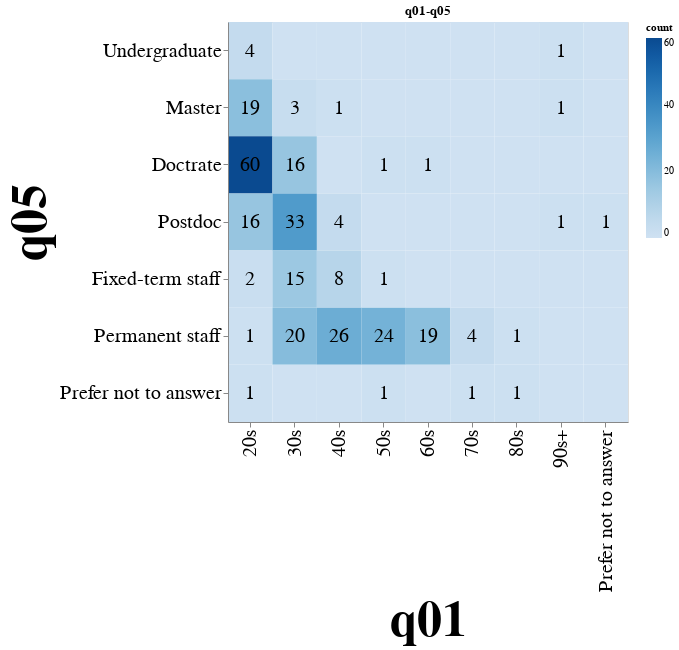
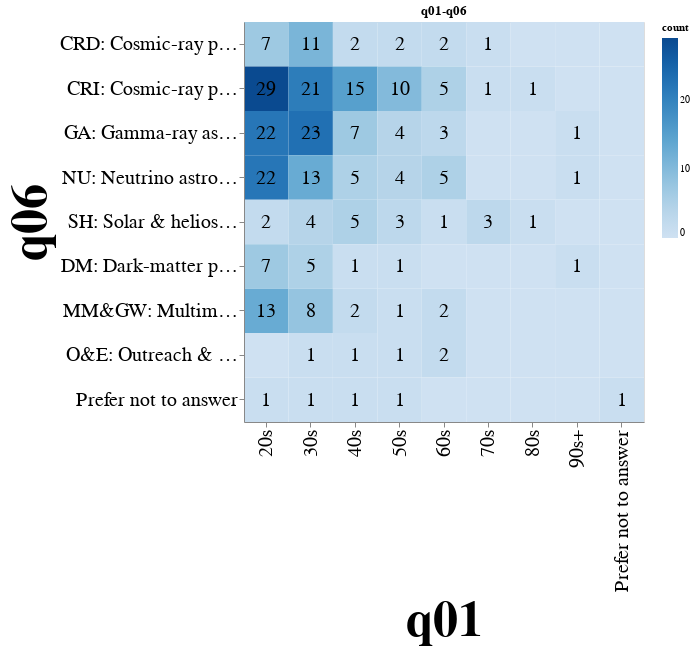
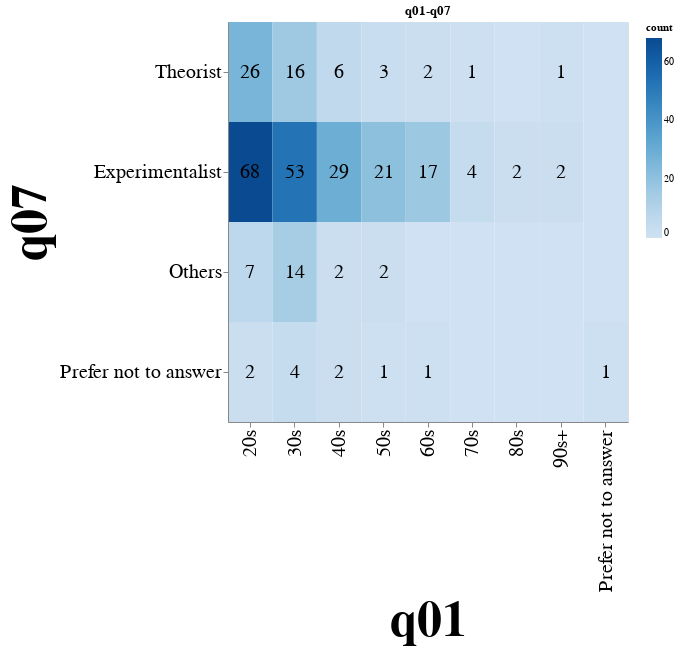
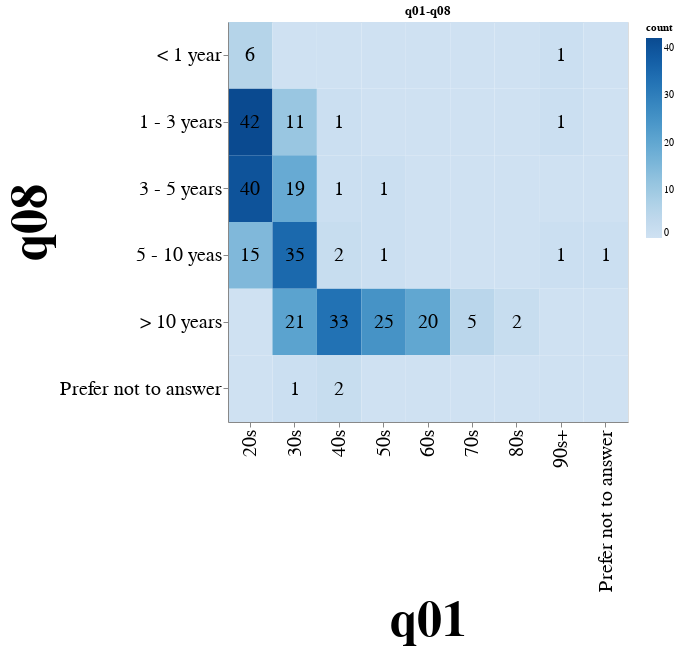

The notebook cell saved with these charts, in order:
### Code cell
for name, hm in heatmaps.items():
    if name in list(p005.questions):
        hm.properties(
            title=name,
            width=400,
            height=400,
        ).display()

### Figure 1 — Vega-Lite specification as saved in the notebook (floating-point values rounded to 4 significant figures)
{"config": {"view": {"continuousWidth": 300, "continuousHeight": 300}}, "layer": [{"mark": {"type": "rect"}, "encoding": {"color": {"field": "count", "scale": {"scheme": "blues"}, "type": "quantitative"}, "x": {"axis": {"labelFontSize": 20, "titleFontSize": 50}, "field": "q01", "sort": ["10s", "20s", "30s", "40s", "50s", "60s", "70s", "80s", "90s+", "Prefer not to answer"], "type": "ordinal"}, "y": {"axis": {"labelFontSize": 20, "titleFontSize": 50}, "field": "q05", "sort": ["Undergraduate", "Master", "Doctrate", "Postdoc", "Fixed-term staff", "Permanent staff", "Prefer not to answer"], "type": "ordinal"}}}, {"mark": {"type": "text", "fontSize": 20}, "encoding": {"text": {"condition": {"test": "(datum['count'] > 0)", "field": "count", "type": "quantitative"}, "value": ""}, "x": {"axis": {"labelFontSize": 20, "titleFontSize": 50}, "field": "q01", "sort": ["10s", "20s", "30s", "40s", "50s", "60s", "70s", "80s", "90s+", "Prefer not to answer"], "type": "ordinal"}, "y": {"axis": {"labelFontSize": 20, "titleFontSize": 50}, "field": "q05", "sort": ["Undergraduate", "Master", "Doctrate", "Postdoc", "Fixed-term staff", "Permanent staff", "Prefer not to answer"], "type": "ordinal"}}}], "data": {"name": "data-2e86e89dd56ddca1cc87e774213b5e35"}, "height": 400, "title": "q01-q05", "width": 400, "$schema": "https://vega.github.io/schema/vega-lite/v5.8.0.json", "datasets": {"data-2e86e89dd56ddca1cc87e774213b5e35": [{"q01": "20s", "q05": "Undergraduate", "count": 4}, {"q01": "30s", "q05": "Undergraduate", "count": 0}, {"q01": "40s", "q05": "Undergraduate", "count": 0}, {"q01": "50s", "q05": "Undergraduate", "count": 0}, {"q01": "60s", "q05": "Undergraduate", "count": 0}, {"q01": "70s", "q05": "Undergraduate", "count": 0}, {"q01": "80s", "q05": "Undergraduate", "count": 0}, {"q01": "90s+", "q05": "Undergraduate", "count": 1}, {"q01": "Prefer not to answer", "q05": "Undergraduate", "count": 0}, {"q01": "20s", "q05": "Master", "count": 19}, {"q01": "30s", "q05": "Master", "count": 3}, {"q01": "40s", "q05": "Master", "count": 1}, {"q01": "50s", "q05": "Master", "count": 0}, {"q01": "60s", "q05": "Master", "count": 0}, {"q01": "70s", "q05": "Master", "count": 0}, {"q01": "80s", "q05": "Master", "count": 0}, {"q01": "90s+", "q05": "Master", "count": 1}, {"q01": "Prefer not to answer", "q05": "Master", "count": 0}, {"q01": "20s", "q05": "Doctrate", "count": 60}, {"q01": "30s", "q05": "Doctrate", "count": 16}, {"q01": "40s", "q05": "Doctrate", "count": 0}, {"q01": "50s", "q05": "Doctrate", "count": 1}, {"q01": "60s", "q05": "Doctrate", "count": 1}, {"q01": "70s", "q05": "Doctrate", "count": 0}, {"q01": "80s", "q05": "Doctrate", "count": 0}, {"q01": "90s+", "q05": "Doctrate", "count": 0}, {"q01": "Prefer not to answer", "q05": "Doctrate", "count": 0}, {"q01": "20s", "q05": "Postdoc", "count": 16}, {"q01": "30s", "q05": "Postdoc", "count": 33}, {"q01": "40s", "q05": "Postdoc", "count": 4}, {"q01": "50s", "q05": "Postdoc", "count": 0}, {"q01": "60s", "q05": "Postdoc", "count": 0}, {"q01": "70s", "q05": "Postdoc", "count": 0}, {"q01": "80s", "q05": "Postdoc", "count": 0}, {"q01": "90s+", "q05": "Postdoc", "count": 1}, {"q01": "Prefer not to answer", "q05": "Postdoc", "count": 1}, {"q01": "20s", "q05": "Fixed-term staff", "count": 2}, {"q01": "30s", "q05": "Fixed-term staff", "count": 15}, {"q01": "40s", "q05": "Fixed-term staff", "count": 8}, {"q01": "50s", "q05": "Fixed-term staff", "count": 1}, {"q01": "60s", "q05": "Fixed-term staff", "count": 0}, {"q01": "70s", "q05": "Fixed-term staff", "count": 0}, {"q01": "80s", "q05": "Fixed-term staff", "count": 0}, {"q01": "90s+", "q05": "Fixed-term staff", "count": 0}, {"q01": "Prefer not to answer", "q05": "Fixed-term staff", "count": 0}, {"q01": "20s", "q05": "Permanent staff", "count": 1}, {"q01": "30s", "q05": "Permanent staff", "count": 20}, {"q01": "40s", "q05": "Permanent staff", "count": 26}, {"q01": "50s", "q05": "Permanent staff", "count": 24}, {"q01": "60s", "q05": "Permanent staff", "count": 19}, {"q01": "70s", "q05": "Permanent staff", "count": 4}, {"q01": "80s", "q05": "Permanent staff", "count": 1}, {"q01": "90s+", "q05": "Permanent staff", "count": 0}, {"q01": "Prefer not to answer", "q05": "Permanent staff", "count": 0}, {"q01": "20s", "q05": "Prefer not to answer", "count": 1}, {"q01": "30s", "q05": "Prefer not to answer", "count": 0}, {"q01": "40s", "q05": "Prefer not to answer", "count": 0}, {"q01": "50s", "q05": "Prefer not to answer", "count": 1}, {"q01": "60s", "q05": "Prefer not to answer", "count": 0}, {"q01": "70s", "q05": "Prefer not to answer", "count": 1}, {"q01": "80s", "q05": "Prefer not to answer", "count": 1}, {"q01": "90s+", "q05": "Prefer not to answer", "count": 0}, {"q01": "Prefer not to answer", "q05": "Prefer not to answer", "count": 0}]}}

### Figure 2 — Vega-Lite specification as saved in the notebook (floating-point values rounded to 4 significant figures)
{"config": {"view": {"continuousWidth": 300, "continuousHeight": 300}}, "layer": [{"mark": {"type": "rect"}, "encoding": {"color": {"field": "count", "scale": {"scheme": "blues"}, "type": "quantitative"}, "x": {"axis": {"labelFontSize": 20, "titleFontSize": 50}, "field": "q01", "sort": ["10s", "20s", "30s", "40s", "50s", "60s", "70s", "80s", "90s+", "Prefer not to answer"], "type": "ordinal"}, "y": {"axis": {"labelFontSize": 20, "titleFontSize": 50}, "field": "q06", "sort": ["CRD: Cosmic-ray physics (Direct)", "CRI: Cosmic-ray physics (Indirect)", "GA: Gamma-ray astronomy", "NU: Neutrino astronomy & physics", "SH: Solar & heliospheric physics", "DM: Dark-matter physics", "MM&GW: Multimessenger & gravitational wave", "O&E: Outreach & education", "Prefer not to answer"], "type": "ordinal"}}}, {"mark": {"type": "text", "fontSize": 20}, "encoding": {"text": {"condition": {"test": "(datum['count'] > 0)", "field": "count", "type": "quantitative"}, "value": ""}, "x": {"axis": {"labelFontSize": 20, "titleFontSize": 50}, "field": "q01", "sort": ["10s", "20s", "30s", "40s", "50s", "60s", "70s", "80s", "90s+", "Prefer not to answer"], "type": "ordinal"}, "y": {"axis": {"labelFontSize": 20, "titleFontSize": 50}, "field": "q06", "sort": ["CRD: Cosmic-ray physics (Direct)", "CRI: Cosmic-ray physics (Indirect)", "GA: Gamma-ray astronomy", "NU: Neutrino astronomy & physics", "SH: Solar & heliospheric physics", "DM: Dark-matter physics", "MM&GW: Multimessenger & gravitational wave", "O&E: Outreach & education", "Prefer not to answer"], "type": "ordinal"}}}], "data": {"name": "data-48ddce06c217497b566d8c092aad783f"}, "height": 400, "title": "q01-q06", "width": 400, "$schema": "https://vega.github.io/schema/vega-lite/v5.8.0.json", "datasets": {"data-48ddce06c217497b566d8c092aad783f": [{"q01": "20s", "q06": "CRD: Cosmic-ray physics (Direct)", "count": 7}, {"q01": "30s", "q06": "CRD: Cosmic-ray physics (Direct)", "count": 11}, {"q01": "40s", "q06": "CRD: Cosmic-ray physics (Direct)", "count": 2}, {"q01": "50s", "q06": "CRD: Cosmic-ray physics (Direct)", "count": 2}, {"q01": "60s", "q06": "CRD: Cosmic-ray physics (Direct)", "count": 2}, {"q01": "70s", "q06": "CRD: Cosmic-ray physics (Direct)", "count": 1}, {"q01": "80s", "q06": "CRD: Cosmic-ray physics (Direct)", "count": 0}, {"q01": "90s+", "q06": "CRD: Cosmic-ray physics (Direct)", "count": 0}, {"q01": "Prefer not to answer", "q06": "CRD: Cosmic-ray physics (Direct)", "count": 0}, {"q01": "20s", "q06": "CRI: Cosmic-ray physics (Indirect)", "count": 29}, {"q01": "30s", "q06": "CRI: Cosmic-ray physics (Indirect)", "count": 21}, {"q01": "40s", "q06": "CRI: Cosmic-ray physics (Indirect)", "count": 15}, {"q01": "50s", "q06": "CRI: Cosmic-ray physics (Indirect)", "count": 10}, {"q01": "60s", "q06": "CRI: Cosmic-ray physics (Indirect)", "count": 5}, {"q01": "70s", "q06": "CRI: Cosmic-ray physics (Indirect)", "count": 1}, {"q01": "80s", "q06": "CRI: Cosmic-ray physics (Indirect)", "count": 1}, {"q01": "90s+", "q06": "CRI: Cosmic-ray physics (Indirect)", "count": 0}, {"q01": "Prefer not to answer", "q06": "CRI: Cosmic-ray physics (Indirect)", "count": 0}, {"q01": "20s", "q06": "GA: Gamma-ray astronomy", "count": 22}, {"q01": "30s", "q06": "GA: Gamma-ray astronomy", "count": 23}, {"q01": "40s", "q06": "GA: Gamma-ray astronomy", "count": 7}, {"q01": "50s", "q06": "GA: Gamma-ray astronomy", "count": 4}, {"q01": "60s", "q06": "GA: Gamma-ray astronomy", "count": 3}, {"q01": "70s", "q06": "GA: Gamma-ray astronomy", "count": 0}, {"q01": "80s", "q06": "GA: Gamma-ray astronomy", "count": 0}, {"q01": "90s+", "q06": "GA: Gamma-ray astronomy", "count": 1}, {"q01": "Prefer not to answer", "q06": "GA: Gamma-ray astronomy", "count": 0}, {"q01": "20s", "q06": "NU: Neutrino astronomy & physics", "count": 22}, {"q01": "30s", "q06": "NU: Neutrino astronomy & physics", "count": 13}, {"q01": "40s", "q06": "NU: Neutrino astronomy & physics", "count": 5}, {"q01": "50s", "q06": "NU: Neutrino astronomy & physics", "count": 4}, {"q01": "60s", "q06": "NU: Neutrino astronomy & physics", "count": 5}, {"q01": "70s", "q06": "NU: Neutrino astronomy & physics", "count": 0}, {"q01": "80s", "q06": "NU: Neutrino astronomy & physics", "count": 0}, {"q01": "90s+", "q06": "NU: Neutrino astronomy & physics", "count": 1}, {"q01": "Prefer not to answer", "q06": "NU: Neutrino astronomy & physics", "count": 0}, {"q01": "20s", "q06": "SH: Solar & heliospheric physics", "count": 2}, {"q01": "30s", "q06": "SH: Solar & heliospheric physics", "count": 4}, {"q01": "40s", "q06": "SH: Solar & heliospheric physics", "count": 5}, {"q01": "50s", "q06": "SH: Solar & heliospheric physics", "count": 3}, {"q01": "60s", "q06": "SH: Solar & heliospheric physics", "count": 1}, {"q01": "70s", "q06": "SH: Solar & heliospheric physics", "count": 3}, {"q01": "80s", "q06": "SH: Solar & heliospheric physics", "count": 1}, {"q01": "90s+", "q06": "SH: Solar & heliospheric physics", "count": 0}, {"q01": "Prefer not to answer", "q06": "SH: Solar & heliospheric physics", "count": 0}, {"q01": "20s", "q06": "DM: Dark-matter physics", "count": 7}, {"q01": "30s", "q06": "DM: Dark-matter physics", "count": 5}, {"q01": "40s", "q06": "DM: Dark-matter physics", "count": 1}, {"q01": "50s", "q06": "DM: Dark-matter physics", "count": 1}, {"q01": "60s", "q06": "DM: Dark-matter physics", "count": 0}, {"q01": "70s", "q06": "DM: Dark-matter physics", "count": 0}, {"q01": "80s", "q06": "DM: Dark-matter physics", "count": 0}, {"q01": "90s+", "q06": "DM: Dark-matter physics", "count": 1}, {"q01": "Prefer not to answer", "q06": "DM: Dark-matter physics", "count": 0}, {"q01": "20s", "q06": "MM&GW: Multimessenger & gravitational wave", "count": 13}, {"q01": "30s", "q06": "MM&GW: Multimessenger & gravitational wave", "count": 8}, {"q01": "40s", "q06": "MM&GW: Multimessenger & gravitational wave", "count": 2}, {"q01": "50s", "q06": "MM&GW: Multimessenger & gravitational wave", "count": 1}, {"q01": "60s", "q06": "MM&GW: Multimessenger & gravitational wave", "count": 2}, {"q01": "70s", "q06": "MM&GW: Multimessenger & gravitational wave", "count": 0}, {"q01": "80s", "q06": "MM&GW: Multimessenger & gravitational wave", "count": 0}, {"q01": "90s+", "q06": "MM&GW: Multimessenger & gravitational wave", "count": 0}, {"q01": "Prefer not to answer", "q06": "MM&GW: Multimessenger & gravitational wave", "count": 0}, {"q01": "20s", "q06": "O&E: Outreach & education", "count": 0}, {"q01": "30s", "q06": "O&E: Outreach & education", "count": 1}, {"q01": "40s", "q06": "O&E: Outreach & education", "count": 1}, {"q01": "50s", "q06": "O&E: Outreach & education", "count": 1}, {"q01": "60s", "q06": "O&E: Outreach & education", "count": 2}, {"q01": "70s", "q06": "O&E: Outreach & education", "count": 0}, {"q01": "80s", "q06": "O&E: Outreach & education", "count": 0}, {"q01": "90s+", "q06": "O&E: Outreach & education", "count": 0}, {"q01": "Prefer not to answer", "q06": "O&E: Outreach & education", "count": 0}, {"q01": "20s", "q06": "Prefer not to answer", "count": 1}, {"q01": "30s", "q06": "Prefer not to answer", "count": 1}, {"q01": "40s", "q06": "Prefer not to answer", "count": 1}, {"q01": "50s", "q06": "Prefer not to answer", "count": 1}, {"q01": "60s", "q06": "Prefer not to answer", "count": 0}, {"q01": "70s", "q06": "Prefer not to answer", "count": 0}, {"q01": "80s", "q06": "Prefer not to answer", "count": 0}, {"q01": "90s+", "q06": "Prefer not to answer", "count": 0}, {"q01": "Prefer not to answer", "q06": "Prefer not to answer", "count": 1}]}}

### Figure 3 — Vega-Lite specification as saved in the notebook (floating-point values rounded to 4 significant figures)
{"config": {"view": {"continuousWidth": 300, "continuousHeight": 300}}, "layer": [{"mark": {"type": "rect"}, "encoding": {"color": {"field": "count", "scale": {"scheme": "blues"}, "type": "quantitative"}, "x": {"axis": {"labelFontSize": 20, "titleFontSize": 50}, "field": "q01", "sort": ["10s", "20s", "30s", "40s", "50s", "60s", "70s", "80s", "90s+", "Prefer not to answer"], "type": "ordinal"}, "y": {"axis": {"labelFontSize": 20, "titleFontSize": 50}, "field": "q07", "sort": ["Theorist", "Experimentalist", "Others", "Prefer not to answer"], "type": "ordinal"}}}, {"mark": {"type": "text", "fontSize": 20}, "encoding": {"text": {"condition": {"test": "(datum['count'] > 0)", "field": "count", "type": "quantitative"}, "value": ""}, "x": {"axis": {"labelFontSize": 20, "titleFontSize": 50}, "field": "q01", "sort": ["10s", "20s", "30s", "40s", "50s", "60s", "70s", "80s", "90s+", "Prefer not to answer"], "type": "ordinal"}, "y": {"axis": {"labelFontSize": 20, "titleFontSize": 50}, "field": "q07", "sort": ["Theorist", "Experimentalist", "Others", "Prefer not to answer"], "type": "ordinal"}}}], "data": {"name": "data-b5921731b00b07e77394e37f91dff766"}, "height": 400, "title": "q01-q07", "width": 400, "$schema": "https://vega.github.io/schema/vega-lite/v5.8.0.json", "datasets": {"data-b5921731b00b07e77394e37f91dff766": [{"q01": "20s", "q07": "Theorist", "count": 26}, {"q01": "30s", "q07": "Theorist", "count": 16}, {"q01": "40s", "q07": "Theorist", "count": 6}, {"q01": "50s", "q07": "Theorist", "count": 3}, {"q01": "60s", "q07": "Theorist", "count": 2}, {"q01": "70s", "q07": "Theorist", "count": 1}, {"q01": "80s", "q07": "Theorist", "count": 0}, {"q01": "90s+", "q07": "Theorist", "count": 1}, {"q01": "Prefer not to answer", "q07": "Theorist", "count": 0}, {"q01": "20s", "q07": "Experimentalist", "count": 68}, {"q01": "30s", "q07": "Experimentalist", "count": 53}, {"q01": "40s", "q07": "Experimentalist", "count": 29}, {"q01": "50s", "q07": "Experimentalist", "count": 21}, {"q01": "60s", "q07": "Experimentalist", "count": 17}, {"q01": "70s", "q07": "Experimentalist", "count": 4}, {"q01": "80s", "q07": "Experimentalist", "count": 2}, {"q01": "90s+", "q07": "Experimentalist", "count": 2}, {"q01": "Prefer not to answer", "q07": "Experimentalist", "count": 0}, {"q01": "20s", "q07": "Others", "count": 7}, {"q01": "30s", "q07": "Others", "count": 14}, {"q01": "40s", "q07": "Others", "count": 2}, {"q01": "50s", "q07": "Others", "count": 2}, {"q01": "60s", "q07": "Others", "count": 0}, {"q01": "70s", "q07": "Others", "count": 0}, {"q01": "80s", "q07": "Others", "count": 0}, {"q01": "90s+", "q07": "Others", "count": 0}, {"q01": "Prefer not to answer", "q07": "Others", "count": 0}, {"q01": "20s", "q07": "Prefer not to answer", "count": 2}, {"q01": "30s", "q07": "Prefer not to answer", "count": 4}, {"q01": "40s", "q07": "Prefer not to answer", "count": 2}, {"q01": "50s", "q07": "Prefer not to answer", "count": 1}, {"q01": "60s", "q07": "Prefer not to answer", "count": 1}, {"q01": "70s", "q07": "Prefer not to answer", "count": 0}, {"q01": "80s", "q07": "Prefer not to answer", "count": 0}, {"q01": "90s+", "q07": "Prefer not to answer", "count": 0}, {"q01": "Prefer not to answer", "q07": "Prefer not to answer", "count": 1}]}}

### Figure 4 — Vega-Lite specification as saved in the notebook (floating-point values rounded to 4 significant figures)
{"config": {"view": {"continuousWidth": 300, "continuousHeight": 300}}, "layer": [{"mark": {"type": "rect"}, "encoding": {"color": {"field": "count", "scale": {"scheme": "blues"}, "type": "quantitative"}, "x": {"axis": {"labelFontSize": 20, "titleFontSize": 50}, "field": "q01", "sort": ["10s", "20s", "30s", "40s", "50s", "60s", "70s", "80s", "90s+", "Prefer not to answer"], "type": "ordinal"}, "y": {"axis": {"labelFontSize": 20, "titleFontSize": 50}, "field": "q08", "sort": ["< 1 year", "1 - 3 years", "3 - 5 years", "5 - 10 yeas", "> 10 years", "Prefer not to answer"], "type": "ordinal"}}}, {"mark": {"type": "text", "fontSize": 20}, "encoding": {"text": {"condition": {"test": "(datum['count'] > 0)", "field": "count", "type": "quantitative"}, "value": ""}, "x": {"axis": {"labelFontSize": 20, "titleFontSize": 50}, "field": "q01", "sort": ["10s", "20s", "30s", "40s", "50s", "60s", "70s", "80s", "90s+", "Prefer not to answer"], "type": "ordinal"}, "y": {"axis": {"labelFontSize": 20, "titleFontSize": 50}, "field": "q08", "sort": ["< 1 year", "1 - 3 years", "3 - 5 years", "5 - 10 yeas", "> 10 years", "Prefer not to answer"], "type": "ordinal"}}}], "data": {"name": "data-80828cbbecbfa8ae5a70fe72c8d73669"}, "height": 400, "title": "q01-q08", "width": 400, "$schema": "https://vega.github.io/schema/vega-lite/v5.8.0.json", "datasets": {"data-80828cbbecbfa8ae5a70fe72c8d73669": [{"q01": "20s", "q08": "< 1 year", "count": 6}, {"q01": "30s", "q08": "< 1 year", "count": 0}, {"q01": "40s", "q08": "< 1 year", "count": 0}, {"q01": "50s", "q08": "< 1 year", "count": 0}, {"q01": "60s", "q08": "< 1 year", "count": 0}, {"q01": "70s", "q08": "< 1 year", "count": 0}, {"q01": "80s", "q08": "< 1 year", "count": 0}, {"q01": "90s+", "q08": "< 1 year", "count": 1}, {"q01": "Prefer not to answer", "q08": "< 1 year", "count": 0}, {"q01": "20s", "q08": "1 - 3 years", "count": 42}, {"q01": "30s", "q08": "1 - 3 years", "count": 11}, {"q01": "40s", "q08": "1 - 3 years", "count": 1}, {"q01": "50s", "q08": "1 - 3 years", "count": 0}, {"q01": "60s", "q08": "1 - 3 years", "count": 0}, {"q01": "70s", "q08": "1 - 3 years", "count": 0}, {"q01": "80s", "q08": "1 - 3 years", "count": 0}, {"q01": "90s+", "q08": "1 - 3 years", "count": 1}, {"q01": "Prefer not to answer", "q08": "1 - 3 years", "count": 0}, {"q01": "20s", "q08": "3 - 5 years", "count": 40}, {"q01": "30s", "q08": "3 - 5 years", "count": 19}, {"q01": "40s", "q08": "3 - 5 years", "count": 1}, {"q01": "50s", "q08": "3 - 5 years", "count": 1}, {"q01": "60s", "q08": "3 - 5 years", "count": 0}, {"q01": "70s", "q08": "3 - 5 years", "count": 0}, {"q01": "80s", "q08": "3 - 5 years", "count": 0}, {"q01": "90s+", "q08": "3 - 5 years", "count": 0}, {"q01": "Prefer not to answer", "q08": "3 - 5 years", "count": 0}, {"q01": "20s", "q08": "5 - 10 yeas", "count": 15}, {"q01": "30s", "q08": "5 - 10 yeas", "count": 35}, {"q01": "40s", "q08": "5 - 10 yeas", "count": 2}, {"q01": "50s", "q08": "5 - 10 yeas", "count": 1}, {"q01": "60s", "q08": "5 - 10 yeas", "count": 0}, {"q01": "70s", "q08": "5 - 10 yeas", "count": 0}, {"q01": "80s", "q08": "5 - 10 yeas", "count": 0}, {"q01": "90s+", "q08": "5 - 10 yeas", "count": 1}, {"q01": "Prefer not to answer", "q08": "5 - 10 yeas", "count": 1}, {"q01": "20s", "q08": "> 10 years", "count": 0}, {"q01": "30s", "q08": "> 10 years", "count": 21}, {"q01": "40s", "q08": "> 10 years", "count": 33}, {"q01": "50s", "q08": "> 10 years", "count": 25}, {"q01": "60s", "q08": "> 10 years", "count": 20}, {"q01": "70s", "q08": "> 10 years", "count": 5}, {"q01": "80s", "q08": "> 10 years", "count": 2}, {"q01": "90s+", "q08": "> 10 years", "count": 0}, {"q01": "Prefer not to answer", "q08": "> 10 years", "count": 0}, {"q01": "20s", "q08": "Prefer not to answer", "count": 0}, {"q01": "30s", "q08": "Prefer not to answer", "count": 1}, {"q01": "40s", "q08": "Prefer not to answer", "count": 2}, {"q01": "50s", "q08": "Prefer not to answer", "count": 0}, {"q01": "60s", "q08": "Prefer not to answer", "count": 0}, {"q01": "70s", "q08": "Prefer not to answer", "count": 0}, {"q01": "80s", "q08": "Prefer not to answer", "count": 0}, {"q01": "90s+", "q08": "Prefer not to answer", "count": 0}, {"q01": "Prefer not to answer", "q08": "Prefer not to answer", "count": 0}]}}
